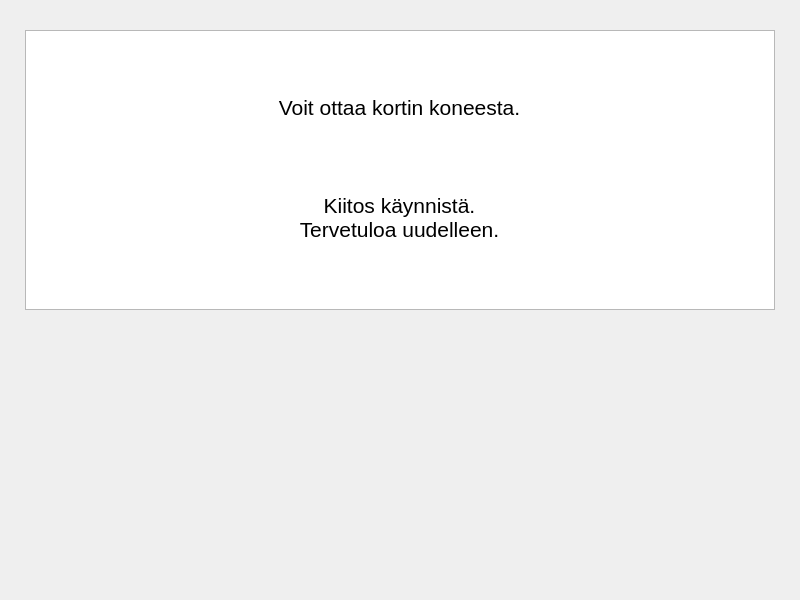
<?xml version="1.0" encoding="UTF-8"?>
<ui version="4.0">
 <class>OtaRahatKuitti</class>
 <widget class="QDialog" name="OtaRahatKuitti">
  <property name="geometry">
   <rect>
    <x>0</x>
    <y>0</y>
    <width>800</width>
    <height>600</height>
   </rect>
  </property>
  <property name="windowTitle">
   <string>Dialog</string>
  </property>
  <widget class="QLabel" name="label">
   <property name="geometry">
    <rect>
     <x>240</x>
     <y>80</y>
     <width>319</width>
     <height>178</height>
    </rect>
   </property>
   <property name="font">
    <font>
     <pointsize>16</pointsize>
    </font>
   </property>
   <property name="text">
    <string>&lt;html&gt;&lt;head/&gt;&lt;body&gt;&lt;p align=&quot;center&quot;&gt;Voit ottaa kortin koneesta.&lt;/p&gt;&lt;p align=&quot;center&quot;&gt;&lt;br/&gt;&lt;/p&gt;&lt;p align=&quot;center&quot;&gt;Kiitos käynnistä.&lt;br/&gt;Tervetuloa uudelleen.&lt;/p&gt;&lt;/body&gt;&lt;/html&gt;</string>
   </property>
  </widget>
  <widget class="QTextBrowser" name="textBrowser">
   <property name="geometry">
    <rect>
     <x>25</x>
     <y>30</y>
     <width>750</width>
     <height>280</height>
    </rect>
   </property>
  </widget>
  <zorder>textBrowser</zorder>
  <zorder>label</zorder>
 </widget>
 <resources/>
 <connections/>
</ui>
